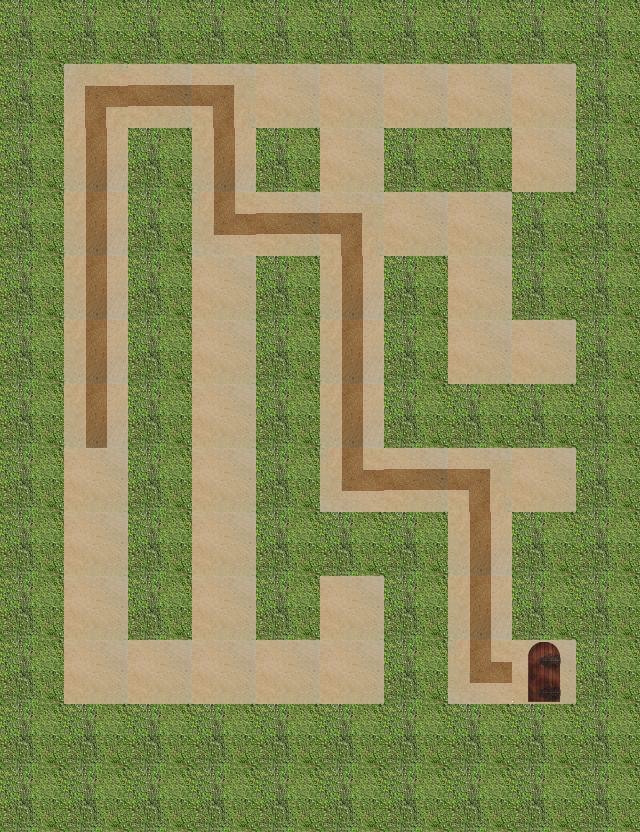

Rendered tile map (Tiled .tmx) drawn with the repository's tilesets; below, a short description and the map source with its tile grids summarised:
An orthogonal 10x13 tile map with 64x64 px tiles, 4 tile layers (path, wall, hint, end), 1 hidden layer not drawn.

<map version="1.0" orientation="orthogonal" renderorder="right-down" width="10" height="13" tilewidth="64" tileheight="64">
 <properties>
  <property name="bestTimePossible" value="6.68" />
  <property name="viewSize" value="5" />
 </properties>
 <tileset firstgid="1" name="sandbush" tilewidth="64" tileheight="64">
  <image source="sandbush.png" width="256" height="192" />
 </tileset>
 <layer name="path" width="10" height="13">
  <data>[130 cells, 50 non-empty, 1 distinct tile ids]</data>
 </layer>
 <layer name="wall" width="10" height="13">
  <data>[130 cells, 80 non-empty, 1 distinct tile ids]</data>
 </layer>
 <layer name="hint" width="10" height="13">
  <data>[130 cells, 21 non-empty, 5 distinct tile ids]</data>
 </layer>
 <layer name="start" width="10" height="13" visible="0">
  <data>[130 cells, 1 non-empty, 1 distinct tile ids]</data>
 </layer>
 <layer name="end" width="10" height="13">
  <data>[130 cells, 1 non-empty, 1 distinct tile ids]</data>
 </layer>
</map>
